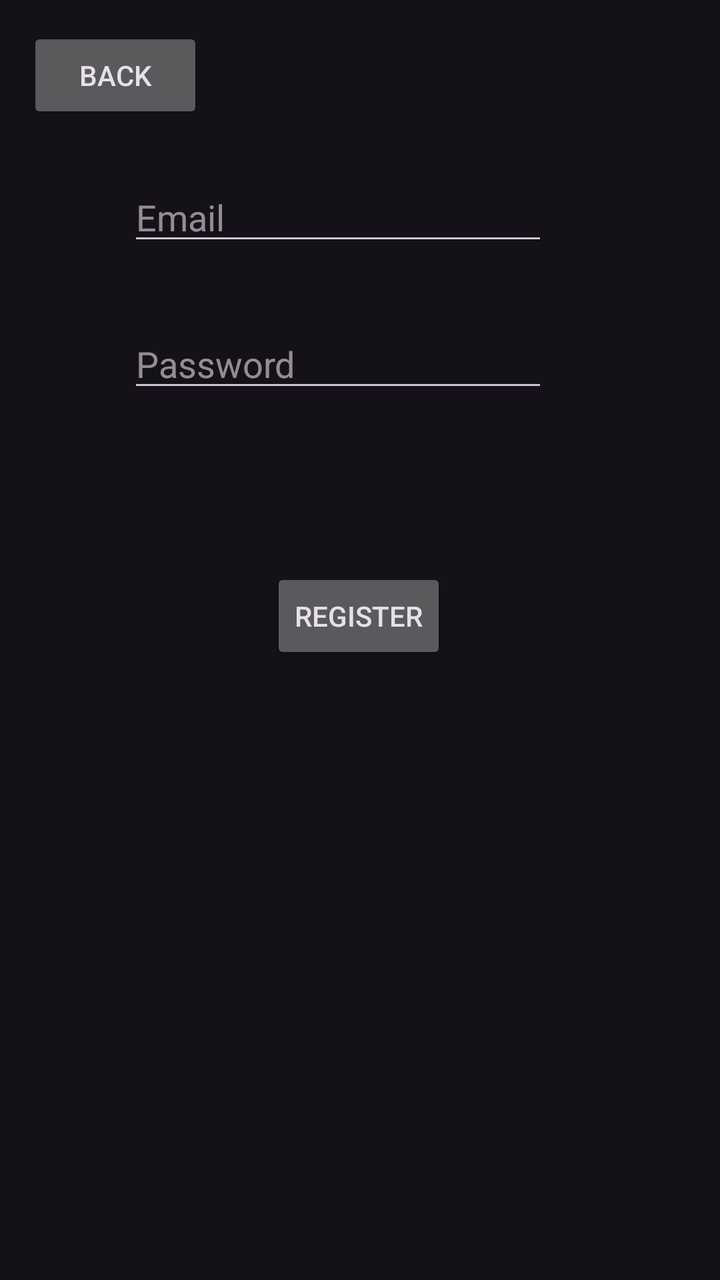
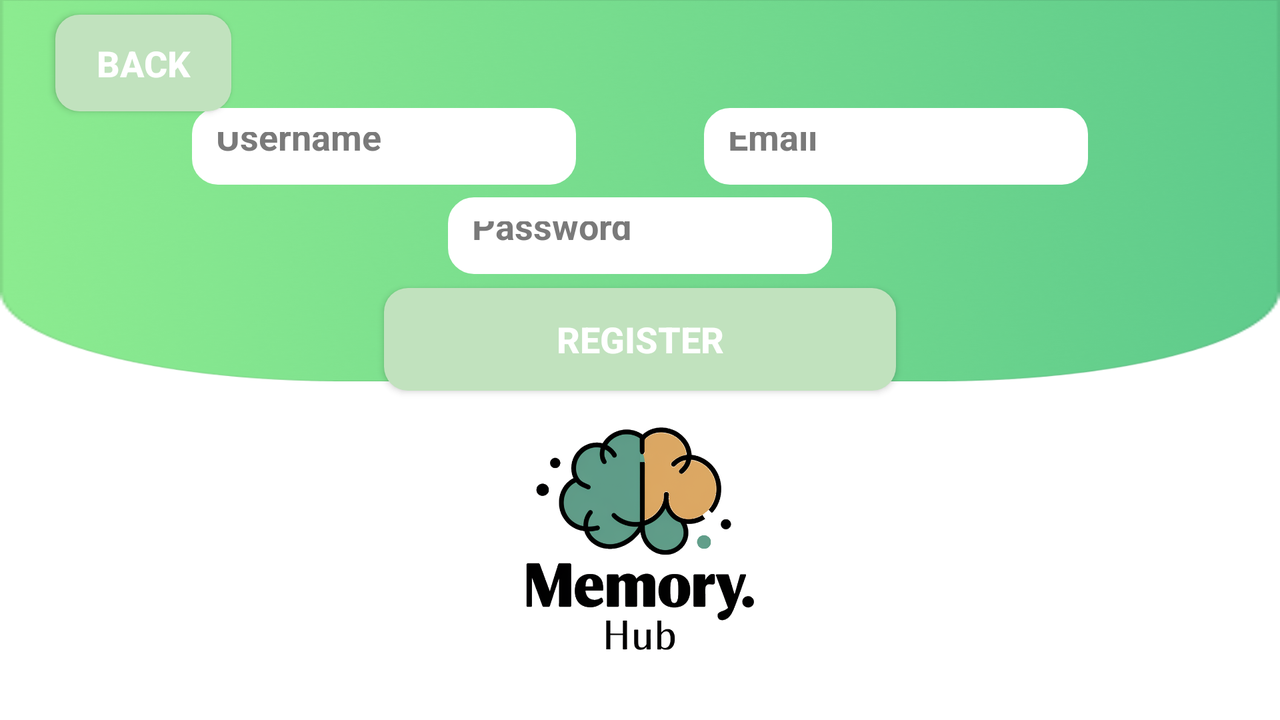

First picture: res/layout/ on a phone held upright. Second picture: the repository's own variant of that layout, on a device whose configuration matches the variant's folder. Source for both follows.
<!-- AndroidManifest.xml: application theme Theme.Material3.Dark -->
<!-- res/layout/register.xml -->
<?xml version="1.0" encoding="utf-8"?>
<androidx.constraintlayout.widget.ConstraintLayout xmlns:android="http://schemas.android.com/apk/res/android"
    xmlns:app="http://schemas.android.com/apk/res-auto"
    xmlns:tools="http://schemas.android.com/tools"
    android:layout_width="match_parent"
    android:layout_height="match_parent">

    <EditText
        android:id="@+id/edtUsernameReg"
        android:layout_width="wrap_content"
        android:layout_height="wrap_content"
        android:ems="10"
        android:hint="Email"
        android:inputType="text"
        app:layout_constraintBottom_toBottomOf="parent"
        app:layout_constraintEnd_toEndOf="parent"
        app:layout_constraintHorizontal_bias="0.427"
        app:layout_constraintStart_toStartOf="parent"
        app:layout_constraintTop_toTopOf="parent"
        app:layout_constraintVertical_bias="0.144" />

    <EditText
        android:id="@+id/edtPasswordReg"
        android:layout_width="wrap_content"
        android:layout_height="wrap_content"
        android:ems="10"
        android:inputType="text"
        android:hint="Password"
        app:layout_constraintBottom_toBottomOf="parent"
        app:layout_constraintEnd_toEndOf="parent"
        app:layout_constraintHorizontal_bias="0.427"
        app:layout_constraintStart_toStartOf="parent"
        app:layout_constraintTop_toBottomOf="@+id/edtUsernameReg"
        app:layout_constraintVertical_bias="0.068" />

    <Button
        android:id="@+id/btnRegisterAccount"
        android:layout_width="wrap_content"
        android:layout_height="wrap_content"
        android:text="Register"
        app:layout_constraintBottom_toBottomOf="parent"
        app:layout_constraintEnd_toEndOf="parent"
        app:layout_constraintHorizontal_bias="0.498"
        app:layout_constraintStart_toStartOf="parent"
        app:layout_constraintTop_toBottomOf="@+id/edtPasswordReg"
        app:layout_constraintVertical_bias="0.212" />

    <Button
        android:id="@+id/btnBackToStart"
        android:layout_width="wrap_content"
        android:layout_height="wrap_content"
        android:text="Back"
        app:layout_constraintBottom_toBottomOf="parent"
        app:layout_constraintEnd_toEndOf="parent"
        app:layout_constraintHorizontal_bias="0.05"
        app:layout_constraintStart_toStartOf="parent"
        app:layout_constraintTop_toTopOf="parent"
        app:layout_constraintVertical_bias="0.023" />

    <TextView
        android:id="@+id/txtDisplayInfoReg"
        android:layout_width="wrap_content"
        android:layout_height="wrap_content"
        android:text=""
        app:layout_constraintBottom_toBottomOf="parent"
        app:layout_constraintEnd_toEndOf="parent"
        app:layout_constraintHorizontal_bias="0.498"
        app:layout_constraintStart_toStartOf="parent"
        app:layout_constraintTop_toTopOf="parent"
        app:layout_constraintVertical_bias="0.599" />

</androidx.constraintlayout.widget.ConstraintLayout>
<!-- resources referenced by this layout -->
<resources>

</resources>
<!-- res/layout-land/register.xml (the author's variant of the layout above) -->
<!-- drawn on the phone turned sideways -->
<?xml version="1.0" encoding="utf-8"?>
<androidx.constraintlayout.widget.ConstraintLayout xmlns:android="http://schemas.android.com/apk/res/android"
    xmlns:app="http://schemas.android.com/apk/res-auto"
    xmlns:tools="http://schemas.android.com/tools"
    android:layout_width="match_parent"
    android:layout_height="match_parent"
    style="@style/ScreenBackground">


    <ImageView
        android:id="@+id/imageView6"
        android:layout_width="0dp"
        android:layout_height="0dp"

        style="@style/BannerChange"
        android:scaleType="fitXY"

        app:layout_constraintDimensionRatio="2:0"
        app:layout_constraintBottom_toBottomOf="@id/guideline3"

        app:layout_constraintEnd_toEndOf="parent"
        app:layout_constraintHorizontal_bias="0.0"
        app:layout_constraintStart_toStartOf="parent"
        app:layout_constraintTop_toTopOf="parent"
        tools:ignore="ContentDescription" />

    <EditText
        android:id="@+id/edtUsernameReg"
        android:layout_width="0dp"
        android:layout_height="0dp"


        android:background="@drawable/rounded_edittext_background"

        android:backgroundTint="#FFFFFF"
        android:ems="10"

        android:hint="Email"
        android:inputType="textEmailAddress"
        android:padding="12dp"
        android:textColor="#000000"
        android:textColorHint="#7A7A7A"
        android:textSize="18sp"
        android:textStyle="bold"
        app:layout_constraintDimensionRatio="1:0.2"
        app:layout_constraintEnd_toEndOf="@id/guideline5"
        app:layout_constraintHorizontal_bias="1.0"
        app:layout_constraintStart_toStartOf="@id/guideline13"
        app:layout_constraintTop_toTopOf="@id/guideline8" />

    <EditText
        android:id="@+id/edtPasswordReg"
        android:layout_width="0dp"
        android:layout_height="0dp"
        app:layout_constraintDimensionRatio="1:0.2"

        app:layout_constraintTop_toTopOf="@id/guidelineA11"
        app:layout_constraintStart_toStartOf="@id/guidelineA1"
        app:layout_constraintEnd_toEndOf="@id/guidelineA2"
        android:background="@drawable/rounded_edittext_background"
        android:backgroundTint="#FFFFFF"
        android:ems="10"
        android:hint="Password"
        android:inputType="textPassword"
        android:padding="12dp"
        android:textColor="#000000"
        android:textColorHint="#7A7A7A"
        android:textSize="18sp"
        android:textStyle="bold"
/>

    <EditText
        android:id="@+id/edtUsername"
        android:layout_width="0dp"
        android:layout_height="0dp"
        app:layout_constraintDimensionRatio="1:0.2"

        app:layout_constraintEnd_toEndOf="@id/guideline14"

        app:layout_constraintStart_toStartOf="@id/guideline4"
        app:layout_constraintTop_toTopOf="@id/guideline8"



        android:background="@drawable/rounded_edittext_background"
        android:backgroundTint="#FFFFFF"
        android:ems="10"
        android:hint="Username"
        android:inputType="text"
        android:padding="12dp"
        android:textColor="#000000"
        android:textColorHint="#7A7A7A"
        android:textSize="18sp"
        android:textStyle="bold"
 />

    <Button
        android:id="@+id/btnRegisterAccount"
        android:layout_width="0dp"
        android:layout_height="0dp"
        app:layout_constraintDimensionRatio="1:0.2"
        app:layout_constraintStart_toStartOf="@id/guideline1"
        app:layout_constraintEnd_toEndOf="@id/guideline2"
        app:layout_constraintTop_toTopOf="@id/guideline6"

        android:background="@drawable/rounded_button_background"
        android:padding="12dp"
        android:text="Register"
        android:textColor="#FFFFFF"
        android:textSize="18sp"
        android:textStyle="bold"
 />

    <Button
        android:id="@+id/btnBackToStart"
        android:layout_width="wrap_content"
        android:layout_height="wrap_content"
        android:background="@drawable/rounded_button_background"
        android:padding="12dp"
        android:text="Back"
        android:textColor="#FFFFFF"
        android:textSize="18sp"
        android:textStyle="bold"
        app:layout_constraintBottom_toBottomOf="parent"
        app:layout_constraintEnd_toEndOf="parent"
        app:layout_constraintHorizontal_bias="0.05"
        app:layout_constraintStart_toStartOf="parent"
        app:layout_constraintTop_toTopOf="parent"
        app:layout_constraintVertical_bias="0.023" />

    <ImageView
        android:id="@+id/imageView5"
        android:layout_width="0dp"
        android:layout_height="0dp"
        android:scaleType="fitCenter"
        style="@style/LogoChange"
        app:layout_goneMarginTop="4dp"

        app:layout_constraintDimensionRatio="1:1"

        app:layout_constraintEnd_toEndOf="@id/guidelineA2"

        app:layout_constraintStart_toStartOf="@id/guidelineA1"
        app:layout_constraintTop_toTopOf="@id/guideline7"

        app:tint="@null"
        tools:ignore="ContentDescription" />


    <androidx.constraintlayout.widget.Guideline
        android:id="@+id/guideline"
        android:layout_width="wrap_content"
        android:layout_height="wrap_content"
        android:orientation="vertical"
        app:layout_constraintGuide_begin="20dp" />

    
    

    <androidx.constraintlayout.widget.Guideline
        android:id="@+id/guideline4"
        android:layout_width="wrap_content"
        android:layout_height="wrap_content"
        android:orientation="vertical"
        app:layout_constraintGuide_percent="0.15" />
    <androidx.constraintlayout.widget.Guideline
        android:id="@+id/guideline1"
        android:layout_width="wrap_content"
        android:layout_height="wrap_content"
        android:orientation="vertical"
        app:layout_constraintGuide_percent="0.30" />
    <androidx.constraintlayout.widget.Guideline
        android:id="@+id/guidelineA1"
        android:layout_width="wrap_content"
        android:layout_height="wrap_content"
        android:orientation="vertical"
        app:layout_constraintGuide_percent="0.35" />

    <androidx.constraintlayout.widget.Guideline
        android:id="@+id/guideline12"
        android:layout_width="wrap_content"
        android:layout_height="wrap_content"
        android:orientation="vertical"
        app:layout_constraintGuide_percent="0.50" />
    <androidx.constraintlayout.widget.Guideline
        android:id="@+id/guideline13"
        android:layout_width="wrap_content"
        android:layout_height="wrap_content"
        android:orientation="vertical"
        app:layout_constraintGuide_percent="0.55" />
    <androidx.constraintlayout.widget.Guideline
        android:id="@+id/guideline14"
        android:layout_width="wrap_content"
        android:layout_height="wrap_content"
        android:orientation="vertical"
        app:layout_constraintGuide_percent="0.45" />

    <androidx.constraintlayout.widget.Guideline
        android:id="@+id/guideline2"
        android:layout_width="wrap_content"
        android:layout_height="wrap_content"
        android:orientation="vertical"
        app:layout_constraintGuide_percent="0.70" />
    <androidx.constraintlayout.widget.Guideline
        android:id="@+id/guidelineA2"
        android:layout_width="wrap_content"
        android:layout_height="wrap_content"
        android:orientation="vertical"
        app:layout_constraintGuide_percent="0.65" />

    <androidx.constraintlayout.widget.Guideline
        android:id="@+id/guideline5"
        android:layout_width="wrap_content"
        android:layout_height="wrap_content"
        android:orientation="vertical"
        app:layout_constraintGuide_percent="0.85" />
    <androidx.constraintlayout.widget.Guideline
        android:id="@+id/guidelineH1"
        android:layout_width="wrap_content"
        android:layout_height="wrap_content"
        android:orientation="vertical"
        app:layout_constraintGuide_percent="0.95" />


    
    <androidx.constraintlayout.widget.Guideline
        android:id="@+id/guideline9"
        android:layout_width="wrap_content"
        android:layout_height="wrap_content"
        android:orientation="horizontal"
        app:layout_constraintGuide_percent="0.05" />

    <androidx.constraintlayout.widget.Guideline
        android:id="@+id/guideline8"
        android:layout_width="wrap_content"
        android:layout_height="wrap_content"
        android:orientation="horizontal"
        app:layout_constraintGuide_percent="0.15" />

    <androidx.constraintlayout.widget.Guideline
        android:id="@+id/guideline11"
        android:layout_width="wrap_content"
        android:layout_height="wrap_content"
        android:orientation="horizontal"
        app:layout_constraintGuide_percent="0.25" />

    <androidx.constraintlayout.widget.Guideline
        android:id="@+id/guidelineA11"
        android:layout_width="wrap_content"
        android:layout_height="wrap_content"
        android:orientation="horizontal"
        app:layout_constraintGuide_percent="0.274" />
    <androidx.constraintlayout.widget.Guideline
        android:id="@+id/guideline6"
        android:layout_width="wrap_content"
        android:layout_height="wrap_content"
        android:orientation="horizontal"
        app:layout_constraintGuide_percent="0.4" />

    <androidx.constraintlayout.widget.Guideline
        android:id="@+id/guideline3"
        android:layout_width="wrap_content"
        android:layout_height="wrap_content"
        android:orientation="horizontal"
        app:layout_constraintGuide_percent="0.53" />

    <androidx.constraintlayout.widget.Guideline
        android:id="@+id/guideline7"
        android:layout_width="wrap_content"
        android:layout_height="wrap_content"
        android:orientation="horizontal"
        app:layout_constraintGuide_percent="0.47" />

    <androidx.constraintlayout.widget.Guideline
        android:id="@+id/guideline10"
        android:layout_width="wrap_content"
        android:layout_height="wrap_content"
        android:orientation="horizontal"
        app:layout_constraintGuide_percent="0.75" />


</androidx.constraintlayout.widget.ConstraintLayout>
<!-- resources referenced by the variant -->
<!-- as the phone turned sideways resolves them -->
<resources>
  <!-- drawable rounded_button_background (drawable) -->
  <shape xmlns:android="http://schemas.android.com/apk/res/android">
      <solid android:color="#C1E2BE" />
      <corners android:radius="12dp" />
  </shape>
  <!-- drawable rounded_edittext_background (drawable) -->
  <shape xmlns:android="http://schemas.android.com/apk/res/android">
      <solid android:color="#FFFFFF" />
      <corners android:radius="12dp" />
      <stroke android:width="2dp" android:color="#D3D3D3" />
  </shape>
  <style name="BannerChange"><item name="android:src">@drawable/topbanner</item></style>
  <style name="LogoChange"><item name="android:src">@drawable/output_onlinepngtools</item></style>
  <style name="ScreenBackground"><item name="android:background">@color/white</item></style>
  <!-- drawable topbanner: png bitmap (drawable, 194108 bytes) -->
  <!-- drawable output_onlinepngtools: png bitmap (drawable, 200732 bytes) -->
  <color name="white">#FFFFFFFF</color>
</resources>
